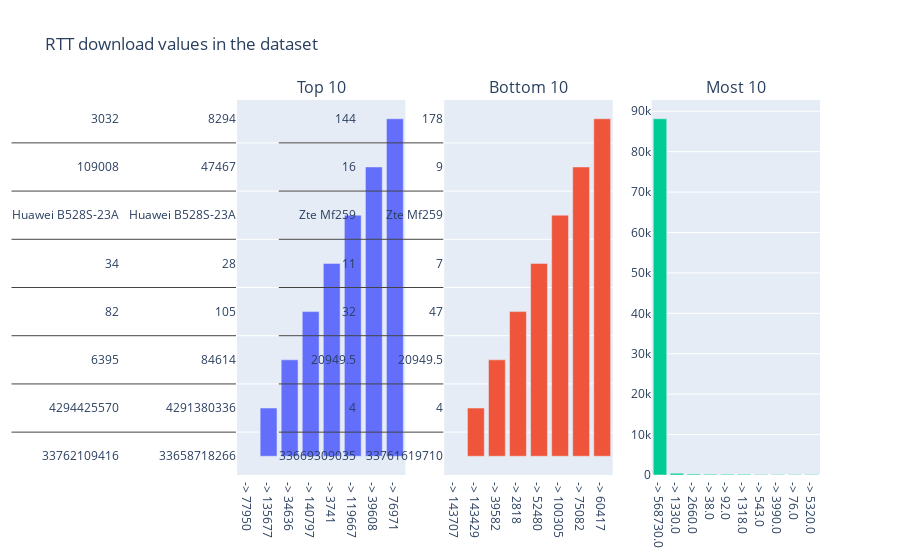

The cell this chart's notebook holds for it:
### Code cell
plotly_multi_hist([top_10_dl, bot_10_dl, freq_10_dl], 1, 3, "RTT download values in the dataset", ['Top 10', 'Bottom 10', 'Most 10'])

### Figure 1 — Plotly figure (JSON) as saved in the notebook; plotly's stock layout.template omitted (floating-point values rounded to 4 significant figures)
{"data": [{"type": "bar", "x": ["-> 77950", "-> 135677", "-> 34636", "-> 140797", "-> 3741", "-> 119667", "-> 39608", "-> 76971", "-> 59011", "-> 41182"], "xaxis": "x", "y": [[33762109416, 4294425570, 6395, 82, 34, "Huawei B528S-23A", 109008, 3032], [33658718266, 4291380336, 84614, 105, 28, "Huawei B528S-23A", 47467, 8294], [33660452751, 4289876615, 54239036, 64, 46, "Huawei B528S-23A", 168898, 16444], [33698575965, 4289487601, 11989838, 244, 242, "Huawei B528S-23A", 26456, 5310], [33658706088, 4288060364, 60496, 62, 19, "Huawei B528S-23A", 80994, 13188], [33664689058, 4275259349, 232364, 462, 30, "Huawei B528S-23A", 48106, 7746], [33664907178, 4268431996, 215354, 305, 148, "Huawei B528S-23A", 52901, 2308], [33658281911, 4259996826, 177319, 79, 40, "Huawei B528S-23A", 45913, 2926], [33762333446, 4256650017, 4966022, 73, 40, "Huawei B528S-23A", 54241, 2570], [33658633234, 4254643827, 15816, 61, 27, "Huawei B528S-23A", 87516, 29617]], "yaxis": "y"}, {"type": "bar", "x": ["-> 143707", "-> 143429", "-> 39582", "-> 2818", "-> 52480", "-> 100305", "-> 75082", "-> 60417", "-> 125088", "-> 59708"], "xaxis": "x2", "y": [[33669309035, 4, 20950.0, 32, 11, "Zte Mf259", 16, 144], [33761619710, 4, 20950.0, 47, 7, "Zte Mf259", 9, 178], [33761544858, 4, 1318, 63, 1, "Zte Mf259", 6, 60], [33699060950, 4, 20950.0, 37, 8, "Zte Mf259", 16, 143], [33763938150, 4, 95464, 28, 18, "Zte Mf259", 11, 175], [33669328368, 4, 5296, 35, 2, "Zte Mf259", 13, 238], [33761506920, 4, 20950.0, 40, 4, "Zte Mf259", 11, 166], [33763992917, 4, 77762, 21, 2, "Zte Mf259", 15, 184], [33761543605, 2, 20950.0, 28, 4, "Zte Mf259", 12, 191], [33664535559, 2, 21557, 437, 4, "Zte Mf259", 12, 171]], "yaxis": "y2"}, {"type": "bar", "x": ["-> 568730.0", "-> 1330.0", "-> 2660.0", "-> 38.0", "-> 92.0", "-> 1318.0", "-> 543.0", "-> 3990.0", "-> 76.0", "-> 5320.0"], "xaxis": "x3", "y": [88146, 433, 219, 200, 192, 156, 133, 114, 108, 102], "yaxis": "y3"}], "layout": {"annotations": [{"font": {"size": 16}, "showarrow": false, "text": "Top 10", "x": 0.1444, "xanchor": "center", "xref": "paper", "y": 1, "yanchor": "bottom", "yref": "paper"}, {"font": {"size": 16}, "showarrow": false, "text": "Bottom 10", "x": 0.5, "xanchor": "center", "xref": "paper", "y": 1, "yanchor": "bottom", "yref": "paper"}, {"font": {"size": 16}, "showarrow": false, "text": "Most 10", "x": 0.8556, "xanchor": "center", "xref": "paper", "y": 1, "yanchor": "bottom", "yref": "paper"}], "showlegend": false, "title": {"text": "RTT download values in the dataset"}, "xaxis": {"anchor": "y", "domain": [0, 0.2889]}, "xaxis2": {"anchor": "y2", "domain": [0.3556, 0.6444]}, "xaxis3": {"anchor": "y3", "domain": [0.7111, 1]}, "yaxis": {"anchor": "x", "domain": [0, 1]}, "yaxis2": {"anchor": "x2", "domain": [0, 1]}, "yaxis3": {"anchor": "x3", "domain": [0, 1]}}}
